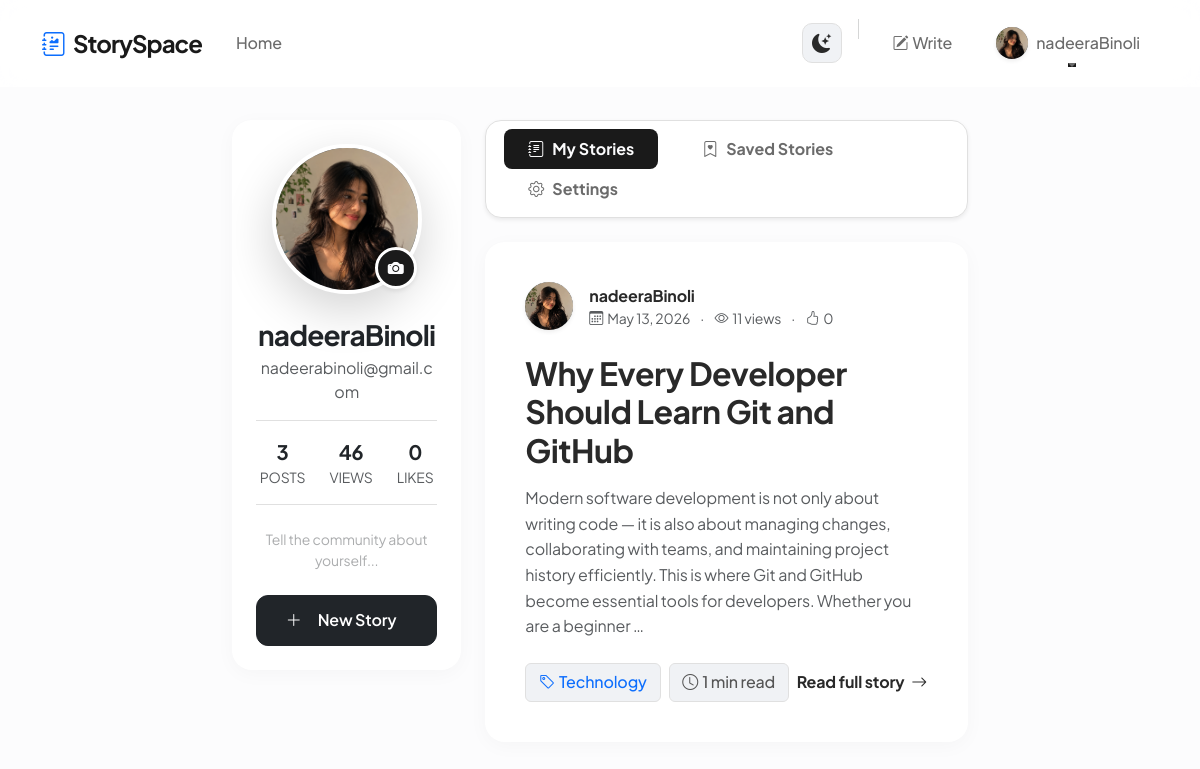
The app's page /users/profile/ (signed in), older data.
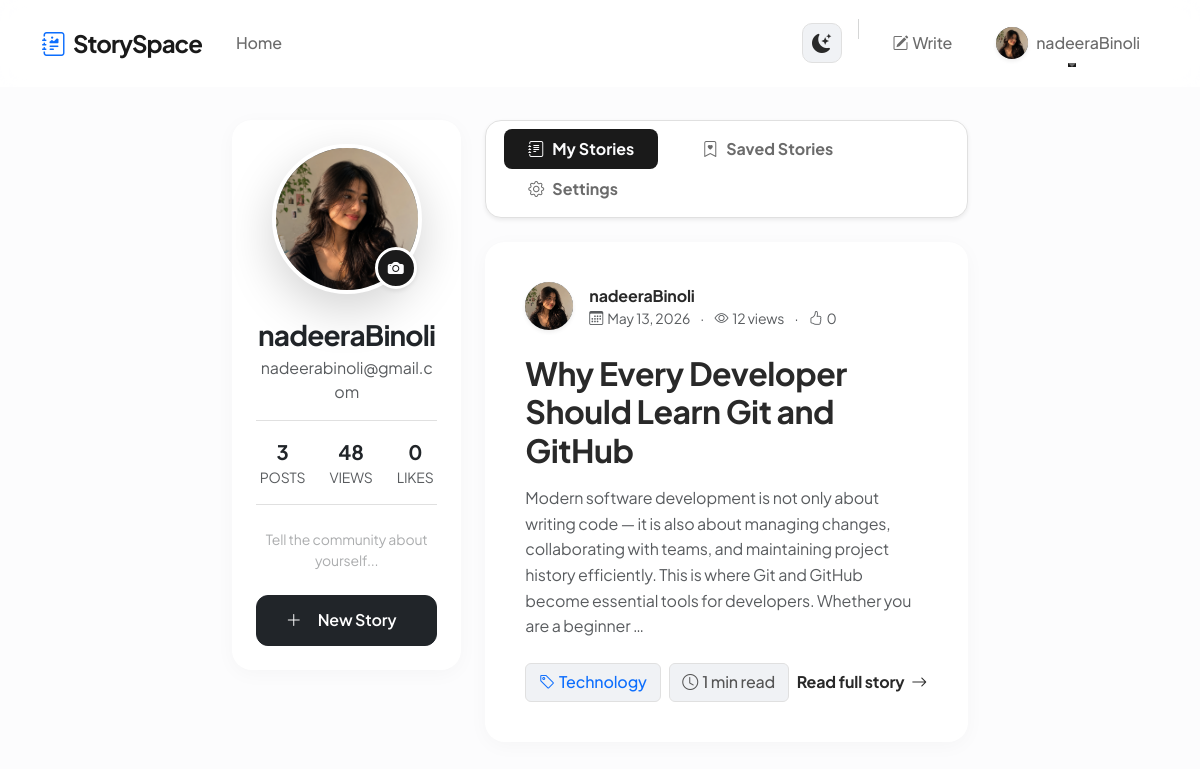
The same page, newer data.
### users/models.py (models this page shows, shortened)
class Profile(models.Model):
    user = models.OneToOneField(User, on_delete=models.CASCADE)
    image = models.ImageField(default='default.jpg', upload_to='profile_pics')
    bio = models.TextField(blank=True, null=True)

### blog/models.py (models this page shows, shortened)
class Post(models.Model):
    title = models.CharField(max_length=100)
    content = models.TextField()
    date_posted = models.DateTimeField(default=timezone.now)
    author = models.ForeignKey(User, on_delete=models.CASCADE)
    category = models.ForeignKey(Category, on_delete=models.SET_NULL, null=True, blank=True)
    views = models.PositiveIntegerField(default=0)
    likes = models.ManyToManyField(User, related_name='post_likes', blank=True)
    image = models.ImageField(default='default_post.jpg', upload_to='post_pics')
    @property
    def plain_text(self):
        import re
        text = self.content
        text = re.sub(r'```.*?```', '', text, flags=re.DOTALL)
        text = re.sub(r'`([^`]+)`', r'\1', text)
        text = re.sub(r'!\[[^\]]*\]\([^\)]+\)', '', text)
        text = re.sub(r'\[([^\]]+)\]\([^\)]+\)', r'\1', text)
        text = re.sub(r'[*_]{1,3}([^*_]+)[*_]{1,3}', r'\1', text)
        text = re.sub(r'#+\s*(.*)', r'\1', text)
        text = re.sub(r'^-{3,}|^\*{3,}|^\_{3,}', '', text, flags=re.MULTILINE)
        text = re.sub(r'^>\s+', '', text, flags=re.MULTILINE)
        text = re.sub(r'^\s*[-*+]\s+', '', text, flags=re.MULTILINE)
        text = re.sub(r'^\s*\d+\.\s+', '', text, flags=re.MULTILINE)
        return text.strip()

class Category(models.Model):
    name = models.CharField(max_length=100)

### users/views.py (the view)
# urls.py: path('profile/', views.profile, name='profile'),
@login_required
def profile(request):
    from .models import Profile
    from blog.models import Post, Bookmark
    from django.db.models import Sum
    from django.http import JsonResponse
    Profile.objects.get_or_create(user=request.user)
    posts = Post.objects.filter(author=request.user)
    post_count = posts.count()
    total_views = posts.aggregate(Sum('views'))['views__sum'] or 0
    total_likes = 0
    for post in posts:
        total_likes += post.likes.count()
    if request.headers.get('x-requested-with') == 'XMLHttpRequest':
        return JsonResponse({
            'post_count': post_count,
            'total_views': total_views,
            'total_likes': total_likes
        })
    if request.method == 'POST':
        u_form = UserUpdateForm(request.POST, instance=request.user)
        p_form = ProfileUpdateForm(request.POST, request.FILES, instance=request.user.profile)
        if u_form.is_valid() and p_form.is_valid():
            u_form.save()
            p_form.save()
            messages.success(request, 'Your profile has been updated!')
            return redirect('profile')
    else:
        u_form = UserUpdateForm(instance=request.user)
        p_form = ProfileUpdateForm(instance=request.user.profile)
    bookmarked_posts = [b.post for b in Bookmark.objects.filter(user=request.user).select_related('post', 'post__author')]
    context = {
        'u_form': u_form,
        'p_form': p_form,
        'posts': posts,
        'bookmarked_posts': bookmarked_posts,
        'post_count': post_count,
        'total_views': total_views,
        'total_likes': total_likes
    }
    return render(request, 'users/profile.html', context)

### templates/users/profile.html (shortened to what this page needs)
{% extends "base.html" %}
{% block content %}
    <div class="row g-4">
        <div class="col-lg-4 reveal">
            <div class="card card-minimal text-center p-4">
                <div class="mb-4 position-relative mx-auto" style="width: 150px; height: 150px;">
                    <div class="profile-image-outer shadow-lg">
                        <img id="image-preview"
                             class="w-100 h-100 {% if not user.profile.image or user.profile.image.name == 'default.jpg' %}d-none{% endif %}"
                             style="object-fit: cover; display: block;"
                             src="{% if user.profile.image %}{{ user.profile.image.url }}{% endif %}"
                             alt="Profile Image"
                             onerror="this.classList.add('d-none'); document.getElementById('image-preview-placeholder').classList.remove('d-none');">
                    </div>
                    <label for="id_image" class="avatar-upload-btn shadow-sm" title="Change Profile Picture">
                        <i class="bi bi-camera-fill"></i>
                    </label>
                </div>
                <h3 class="fw-bold mb-1">{{ user.username }}</h3>
                <p class="text-muted mb-3">{{ user.email }}</p>
                <div class="d-flex justify-content-center gap-4 mb-4 border-top border-bottom border-main py-3">
                    <div class="text-center">
                        <div id="stat-posts" class="fw-bold fs-5">{{ post_count }}</div>
                        <div class="text-muted small text-uppercase">Posts</div>
                    </div>
                    <div class="text-center">
                        <div id="stat-views" class="fw-bold fs-5">{{ total_views }}</div>
                        <div class="text-muted small text-uppercase">Views</div>
                    </div>
                    <div class="text-center">
                        <div id="stat-likes" class="fw-bold fs-5">{{ total_likes }}</div>
                        <div class="text-muted small text-uppercase">Likes</div>
                    </div>
                </div>
                {% if user.profile.bio %}
                    <p class="text-muted mb-4 px-2 small lh-base">{{ user.profile.bio }}</p>
                {% else %}
                    <p class="text-muted mb-4 px-2 small opacity-50 italic">Tell the community about yourself...</p>
                {% endif %}
                <div class="d-grid gap-2">
                    <a href="{% url 'post-create' %}" class="btn btn-dark btn-modern">
                        <i class="bi bi-plus-lg me-2"></i>New Story
                    </a>
                </div>
            </div>
        </div>
        <div class="col-lg-8 reveal">
            <ul class="nav nav-pills mb-4 bg-card p-2 rounded-4 shadow-sm border border-main d-inline-flex" id="profileTabs" role="tablist">
                <li class="nav-item" role="presentation">
                    <button class="nav-link active rounded-3 fw-bold px-4 py-2" id="posts-tab" data-bs-toggle="pill" data-bs-target="#posts" type="button" role="tab">
                        <i class="bi bi-journal-text me-2"></i>My Stories
                    </button>
                </li>
                <li class="nav-item" role="presentation">
                    <button class="nav-link rounded-3 fw-bold px-4 py-2" id="saved-tab" data-bs-toggle="pill" data-bs-target="#saved" type="button" role="tab">
                        <i class="bi bi-bookmark-heart me-2"></i>Saved Stories
                    </button>
                </li>
                <li class="nav-item" role="presentation">
                    <button class="nav-link rounded-3 fw-bold px-4 py-2" id="settings-tab" data-bs-toggle="pill" data-bs-target="#settings" type="button" role="tab">
                        <i class="bi bi-gear me-2"></i>Settings
                    </button>
                </li>
            </ul>
            <div class="tab-content" id="profileTabsContent">
                <div class="tab-pane fade show active" id="posts" role="tabpanel">
                    <div class="posts-list">
                        {% include "blog/_post_list.html" %}
                    </div>
                </div>
            </div>
        </div>
    </div>
{% endblock %}

### templates/base.html (shortened to what this page needs)
<!DOCTYPE html>
<html lang="en">
<head>
    <link href="https://cdn.jsdelivr.net/npm/bootstrap@5.3.0/dist/css/bootstrap.min.css" rel="stylesheet">
    <link rel="stylesheet" href="https://cdn.jsdelivr.net/npm/bootstrap-icons@1.11.1/font/bootstrap-icons.css">
</head>
<body>
    <header class="site-header">
        <nav class="navbar navbar-expand-md fixed-top" id="mainNavbar">
            <div class="container">
                <a class="navbar-brand d-flex align-items-center" href="{% url 'blog-home' %}">
                    <i class="bi bi-journal-richtext me-2 text-primary"></i>StorySpace
                </a>
                <div class="collapse navbar-collapse" id="navbarToggle">
                    <div class="navbar-nav me-auto">
                        <a class="nav-item nav-link" href="{% url 'blog-home' %}">Home</a>
                    </div>
                    <div class="navbar-nav ms-auto align-items-center">
                        <button class="theme-toggle-btn" id="theme-toggle" title="Toggle Theme">
                            <i class="bi bi-moon-stars-fill"></i>
                        </button>
                        {% if user.is_authenticated %}
                            <a class="nav-item nav-link" href="{% url 'post-create' %}">
                                <i class="bi bi-pencil-square me-1"></i>Write
                            </a>
                            <div class="nav-item dropdown ms-md-2">
                                <a class="nav-link dropdown-toggle d-flex align-items-center" href="#" id="profileDropdown" role="button" data-bs-toggle="dropdown">
                                    <div class="d-flex align-items-center me-2">
                                        {% if user.profile.image and user.profile.image.name != 'default.jpg' %}
                                            <img src="{{ user.profile.image.url }}" class="rounded-circle shadow-sm" style="width: 32px; height: 32px; object-fit: cover;" onerror="this.classList.add('d-none'); this.previousElementSibling.classList.remove('d-none');">
                                        {% endif %}
                                    </div>
                                    {{ user.username }}
                                </a>
                            </div>
                        {% else %}
                            <a class="nav-item nav-link" href="{% url 'login' %}">Login</a>
                            <a class="btn btn-dark btn-modern ms-md-2" style="padding: 0.5rem 1.2rem; border-radius: 10px;" href="{% url 'register' %}">Get Started</a>
                        {% endif %}
                    </div>
                </div>
            </div>
        </nav>
    </header>
    <main role="main" class="container" style="margin-top: 120px; margin-bottom: 80px;">
        <div class="row justify-content-center">
            <div class="col-md-10 col-lg-8">
                <div class="animate-fade-in">
                    {% block content %}{% endblock %}
                </div>
            </div>
        </div>
    </main>
</body>
</html>

### templates/blog/_post_list.html (shortened to what this page needs)
{% for post in posts %}
    <div class="card card-minimal mb-5 p-3 p-md-4 reveal">
        <div class="card-body">
            <div class="d-flex align-items-center mb-4">
                <div class="position-relative me-3">
                    {% if post.author.profile.image and post.author.profile.image.name != 'default.jpg' %}
                        <img src="{{ post.author.profile.image.url }}" class="rounded-circle shadow-sm" style="width: 48px; height: 48px; object-fit: cover;" onerror="this.classList.add('d-none'); this.previousElementSibling.classList.remove('d-none');">
                    {% endif %}
                </div>
                <div>
                    <div class="fw-bold text-main fs-6">{{ post.author.username }}</div>
                    <div class="text-muted small">
                        <i class="bi bi-calendar3 me-1"></i>{{ post.date_posted|date:"M d, Y" }}
                        <span class="mx-2">·</span>
                        <i class="bi bi-eye me-1"></i>{{ post.views }} views
                        <span class="mx-2">·</span>
                        <i class="bi bi-hand-thumbs-up me-1"></i>{{ post.likes.count }}
                    </div>
                </div>
            </div>
            <a href="{% url 'post-detail' post.id %}" class="text-decoration-none text-main group">
                <h2 class="fw-bold mb-3 h2 post-title-hover" style="letter-spacing: -0.5px;">{{ post.title }}</h2>
                <p class="text-muted mb-4 fs-6" style="line-height: 1.6;">{{ post.plain_text|truncatewords:40 }}</p>
            </a>
            <div class="d-flex justify-content-between align-items-center mt-auto">
                <div class="d-flex gap-2">
                    {% if post.category %}
                        <span class="badge-subtle text-primary border-main" style="border: 1px solid transparent;"><i class="bi bi-tag me-1"></i>{{ post.category.name }}</span>
                    {% endif %}
                    <span class="badge-subtle border-main" style="border: 1px solid transparent;"><i class="bi bi-clock me-1"></i>{% with count=post.content|wordcount %}{% widthratio count 200 1 %}{% endwith %} min read</span>
                </div>
                <a href="{% url 'post-detail' post.id %}" class="btn btn-link text-decoration-none text-main fw-bold p-0">
                    Read full story <i class="bi bi-arrow-right ms-1"></i>
                </a>
            </div>
        </div>
    </div>
{% endfor %}

Row changes from the older to the newer data that the page shows:
changed Post "Why Every Developer Should Learn Git and GitHub": views "11" → "12"
Text that changed along with them:
{{ total_views }}: "46" → "48"
